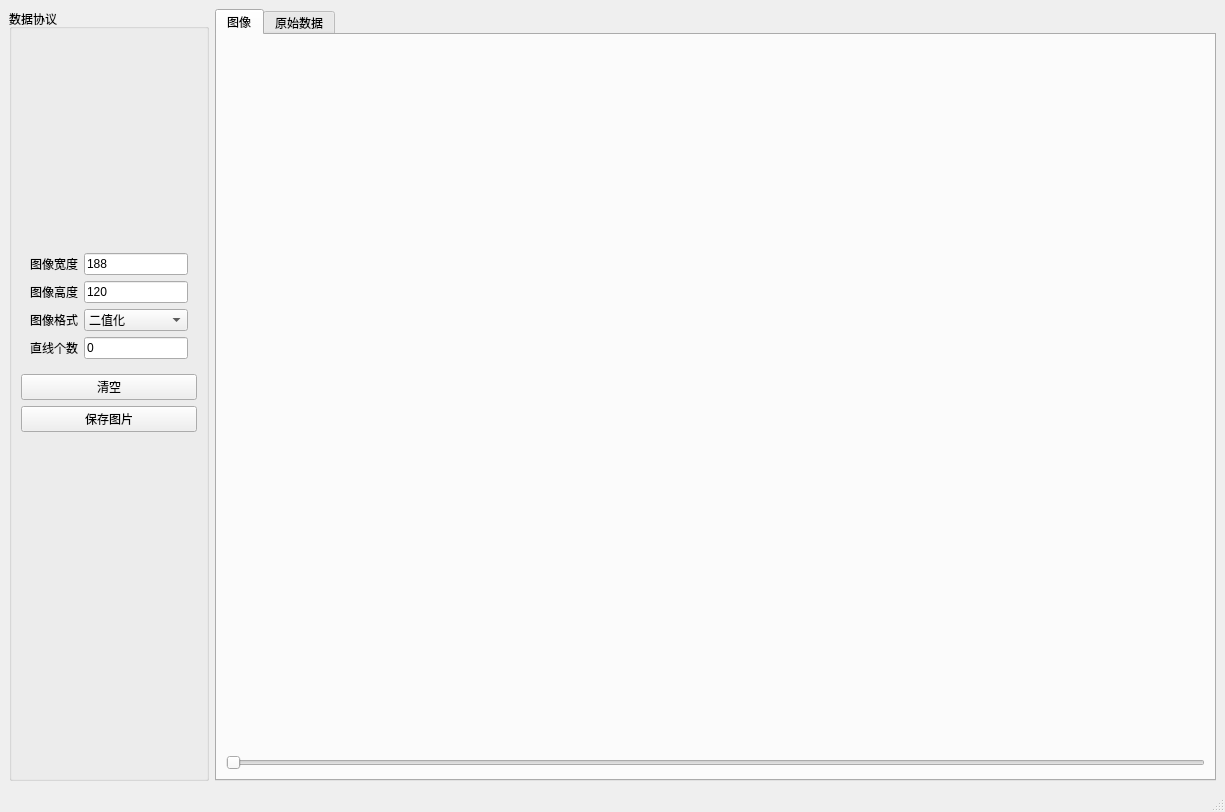
<?xml version="1.0" encoding="UTF-8"?>
<ui version="4.0">
 <class>MainWindow</class>
 <widget class="QMainWindow" name="MainWindow">
  <property name="geometry">
   <rect>
    <x>0</x>
    <y>0</y>
    <width>1225</width>
    <height>812</height>
   </rect>
  </property>
  <property name="minimumSize">
   <size>
    <width>0</width>
    <height>800</height>
   </size>
  </property>
  <property name="maximumSize">
   <size>
    <width>16777215</width>
    <height>16777215</height>
   </size>
  </property>
  <property name="windowTitle">
   <string>MainWindow</string>
  </property>
  <widget class="QWidget" name="centralwidget">
   <layout class="QHBoxLayout" name="horizontalLayout">
    <item>
     <widget class="QGroupBox" name="groupBox">
      <property name="minimumSize">
       <size>
        <width>200</width>
        <height>0</height>
       </size>
      </property>
      <property name="maximumSize">
       <size>
        <width>200</width>
        <height>16777215</height>
       </size>
      </property>
      <property name="title">
       <string>数据协议</string>
      </property>
      <layout class="QGridLayout" name="gridLayout_3">
       <item row="1" column="0">
        <widget class="QWidget" name="ImageSeting" native="true">
         <layout class="QGridLayout" name="gridLayout_4">
          <item row="2" column="0">
           <widget class="QLabel" name="label_3">
            <property name="text">
             <string>图像格式</string>
            </property>
           </widget>
          </item>
          <item row="1" column="0">
           <widget class="QLabel" name="label_2">
            <property name="text">
             <string>图像高度</string>
            </property>
           </widget>
          </item>
          <item row="0" column="0">
           <widget class="QLabel" name="label">
            <property name="text">
             <string>图像宽度</string>
            </property>
           </widget>
          </item>
          <item row="3" column="0">
           <widget class="QLabel" name="label_4">
            <property name="text">
             <string>直线个数</string>
            </property>
           </widget>
          </item>
          <item row="0" column="1">
           <widget class="QLineEdit" name="ImageWidthEdit">
            <property name="text">
             <string>188</string>
            </property>
           </widget>
          </item>
          <item row="1" column="1">
           <widget class="QLineEdit" name="ImageHeightEdit">
            <property name="text">
             <string>120</string>
            </property>
           </widget>
          </item>
          <item row="3" column="1">
           <widget class="QLineEdit" name="LineNumberEdit">
            <property name="text">
             <string>0</string>
            </property>
           </widget>
          </item>
          <item row="2" column="1">
           <widget class="QComboBox" name="ImageType">
            <item>
             <property name="text">
              <string>二值化</string>
             </property>
            </item>
            <item>
             <property name="text">
              <string>灰度图</string>
             </property>
            </item>
            <item>
             <property name="text">
              <string>RGB</string>
             </property>
            </item>
           </widget>
          </item>
         </layout>
        </widget>
       </item>
       <item row="4" column="0">
        <spacer name="verticalSpacer">
         <property name="orientation">
          <enum>Qt::Vertical</enum>
         </property>
         <property name="sizeHint" stdset="0">
          <size>
           <width>20</width>
           <height>40</height>
          </size>
         </property>
        </spacer>
       </item>
       <item row="2" column="0">
        <widget class="QPushButton" name="clear">
         <property name="text">
          <string>清空</string>
         </property>
        </widget>
       </item>
       <item row="0" column="0">
        <widget class="UdpServer" name="UdpServers" native="true">
         <property name="minimumSize">
          <size>
           <width>0</width>
           <height>200</height>
          </size>
         </property>
         <property name="maximumSize">
          <size>
           <width>16777215</width>
           <height>250</height>
          </size>
         </property>
        </widget>
       </item>
       <item row="3" column="0">
        <widget class="QPushButton" name="saveImage">
         <property name="text">
          <string>保存图片</string>
         </property>
        </widget>
       </item>
      </layout>
     </widget>
    </item>
    <item>
     <widget class="QTabWidget" name="tabWidget">
      <property name="currentIndex">
       <number>0</number>
      </property>
      <widget class="QWidget" name="tab">
       <attribute name="title">
        <string>图像</string>
       </attribute>
       <layout class="QVBoxLayout" name="verticalLayout">
        <item>
         <widget class="ImageDisplay" name="Image" native="true"/>
        </item>
        <item>
         <widget class="QSlider" name="frame">
          <property name="minimum">
           <number>0</number>
          </property>
          <property name="maximum">
           <number>0</number>
          </property>
          <property name="pageStep">
           <number>1</number>
          </property>
          <property name="value">
           <number>0</number>
          </property>
          <property name="sliderPosition">
           <number>0</number>
          </property>
          <property name="orientation">
           <enum>Qt::Horizontal</enum>
          </property>
         </widget>
        </item>
       </layout>
      </widget>
      <widget class="QWidget" name="tab_2">
       <attribute name="title">
        <string>原始数据</string>
       </attribute>
       <layout class="QGridLayout" name="gridLayout_2">
        <item row="0" column="0">
         <widget class="QTextEdit" name="textEdit"/>
        </item>
       </layout>
      </widget>
     </widget>
    </item>
   </layout>
  </widget>
  <widget class="QMenuBar" name="menubar">
   <property name="geometry">
    <rect>
     <x>0</x>
     <y>0</y>
     <width>1225</width>
     <height>21</height>
    </rect>
   </property>
  </widget>
  <widget class="QStatusBar" name="statusbar"/>
 </widget>
 <customwidgets>
  <customwidget>
   <class>ImageDisplay</class>
   <extends>QWidget</extends>
   <header location="global">imagedisplay.h</header>
   <container>1</container>
  </customwidget>
  <customwidget>
   <class>UdpServer</class>
   <extends>QWidget</extends>
   <header location="global">udpserver.h</header>
   <container>1</container>
  </customwidget>
 </customwidgets>
 <resources/>
 <connections/>
</ui>
